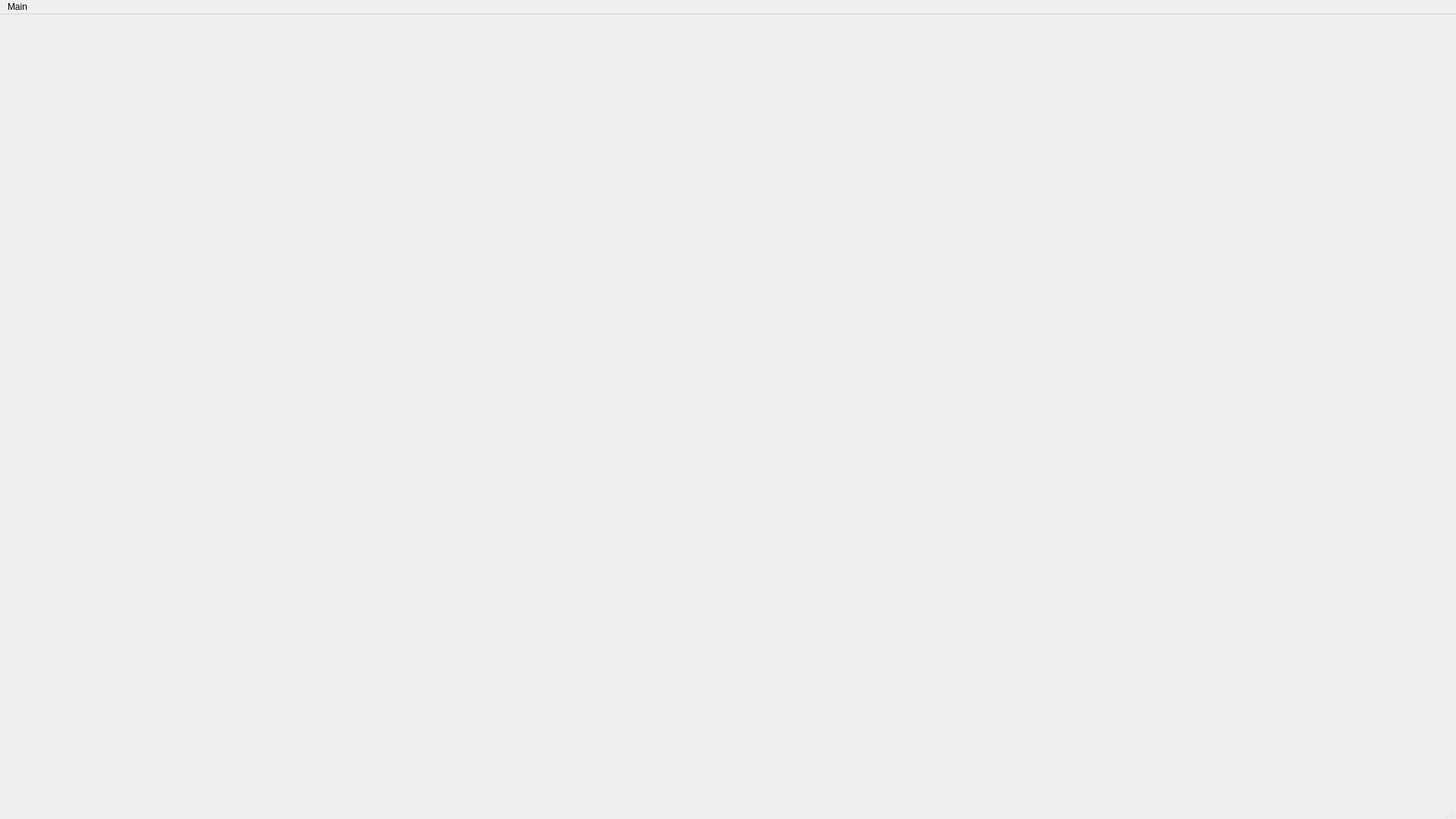
<?xml version="1.0" encoding="UTF-8"?>
<ui version="4.0">
 <class>MainWindow</class>
 <widget class="QMainWindow" name="MainWindow">
  <property name="geometry">
   <rect>
    <x>0</x>
    <y>0</y>
    <width>1920</width>
    <height>1080</height>
   </rect>
  </property>
  <property name="windowTitle">
   <string>MainWindow</string>
  </property>
  <widget class="QWidget" name="centralwidget"/>
  <widget class="QMenuBar" name="menubar">
   <property name="geometry">
    <rect>
     <x>0</x>
     <y>0</y>
     <width>1920</width>
     <height>20</height>
    </rect>
   </property>
   <widget class="QMenu" name="menuMain">
    <property name="title">
     <string>Main</string>
    </property>
    <addaction name="separator"/>
   </widget>
   <addaction name="menuMain"/>
  </widget>
  <widget class="QStatusBar" name="statusbar"/>
 </widget>
 <resources/>
 <connections/>
</ui>
